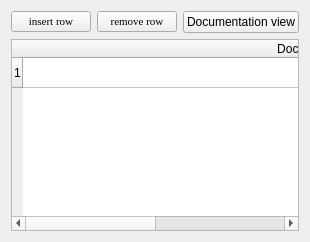
           <widget class="QWidget" name="tab_4">
            <attribute name="title">
             <string>Documentation</string>
            </attribute>
            <layout class="QGridLayout" name="gridLayout_18">
             <item row="0" column="0">
              <widget class="QPushButton" name="pushButton_insert_row_documentazione">
               <property name="sizePolicy">
                <sizepolicy hsizetype="Minimum" vsizetype="Fixed">
                 <horstretch>0</horstretch>
                 <verstretch>0</verstretch>
                </sizepolicy>
               </property>
               <property name="minimumSize">
                <size>
                 <width>0</width>
                 <height>20</height>
                </size>
               </property>
               <property name="font">
                <font>
                 <family>Times New Roman</family>
                 <pointsize>8</pointsize>
                 <weight>50</weight>
                 <italic>false</italic>
                 <bold>false</bold>
                </font>
               </property>
               <property name="text">
                <string>insert row</string>
               </property>
              </widget>
             </item>
             <item row="0" column="1">
              <widget class="QPushButton" name="pushButton_remove_row_documentazione">
               <property name="minimumSize">
                <size>
                 <width>0</width>
                 <height>20</height>
                </size>
               </property>
               <property name="font">
                <font>
                 <family>Times New Roman</family>
                 <pointsize>8</pointsize>
                 <weight>50</weight>
                 <italic>false</italic>
                 <bold>false</bold>
                </font>
               </property>
               <property name="text">
                <string>remove row</string>
               </property>
              </widget>
             </item>
             <item row="0" column="2">
              <widget class="QPushButton" name="pushButton_draw_doc">
               <property name="minimumSize">
                <size>
                 <width>0</width>
                 <height>20</height>
                </size>
               </property>
               <property name="text">
                <string>Documentation view</string>
               </property>
              </widget>
             </item>
             <item row="1" column="0" colspan="3">
              <widget class="QTableWidget" name="tableWidget_documentazione">
               <property name="sizePolicy">
                <sizepolicy hsizetype="Expanding" vsizetype="Expanding">
                 <horstretch>0</horstretch>
                 <verstretch>0</verstretch>
                </sizepolicy>
               </property>
               <property name="frameShape">
                <enum>QFrame::StyledPanel</enum>
               </property>
               <property name="frameShadow">
                <enum>QFrame::Raised</enum>
               </property>
               <property name="verticalScrollBarPolicy">
                <enum>Qt::ScrollBarAsNeeded</enum>
               </property>
               <property name="horizontalScrollBarPolicy">
                <enum>Qt::ScrollBarAsNeeded</enum>
               </property>
               <property name="editTriggers">
                <set>QAbstractItemView::AnyKeyPressed|QAbstractItemView::DoubleClicked|QAbstractItemView::EditKeyPressed</set>
               </property>
               <property name="selectionMode">
                <enum>QAbstractItemView::SingleSelection</enum>
               </property>
               <property name="selectionBehavior">
                <enum>QAbstractItemView::SelectRows</enum>
               </property>
               <property name="rowCount">
                <number>1</number>
               </property>
               <property name="columnCount">
                <number>2</number>
               </property>
               <attribute name="horizontalHeaderDefaultSectionSize">
                <number>615</number>
               </attribute>
               <attribute name="horizontalHeaderMinimumSectionSize">
                <number>80</number>
               </attribute>
               <attribute name="verticalHeaderDefaultSectionSize">
                <number>30</number>
               </attribute>
               <row/>
               <column>
                <property name="text">
                 <string>Documentation type</string>
                </property>
               </column>
               <column>
                <property name="text">
                 <string>Ref.</string>
                </property>
               </column>
               <item row="0" column="0">
                <property name="text">
                 <string/>
                </property>
               </item>
              </widget>
             </item>
            </layout>
           </widget>
